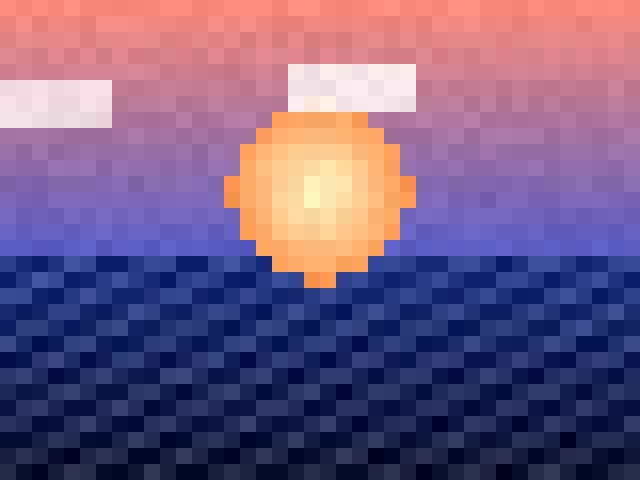
Frame 1 (no input)
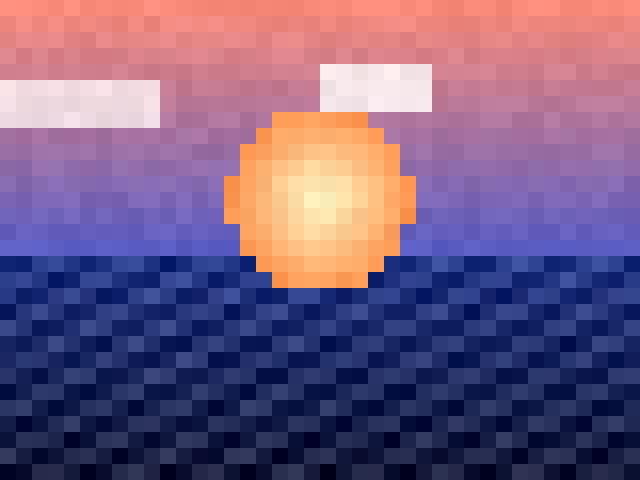
Frame 60 (no input)
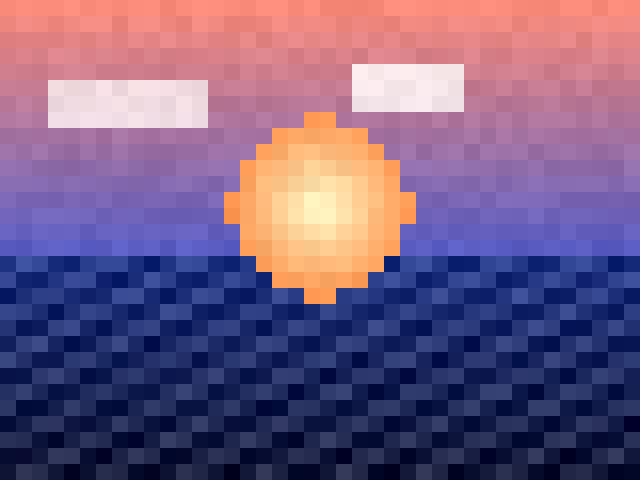
Frame 120 (the mouse pressed at the canvas centre since frame 60)

The p5.js sketch that drew these frames (run headless with seeded random() and noise() and a simulated clock; from frame 60 on, the mouse is pressed at the canvas centre):

// p5.js sketch
// ── sketch.js
// Pixel Sunset – animated version
// Fotoğraftan ilham alan, kodla üretilmiş piksel sahne
// Nevzat'ın proje sketch'i

let cellSize = 16; // kare büyüklüğü ne kadar büyükse o kadar "piksel" görünür
let cols, rows;
let t = 0;

function setup() {
  createCanvas(640, 480);
  noStroke();
  cols = ceil(width / cellSize);
  rows = ceil(height / cellSize);
}

function draw() {
  background(0);
  t += 0.01;

  // Güneşin konumu (hafif yukarı aşağı animasyon)
  let sunX = width * 0.5;
  let sunY = height * 0.4 + sin(t * 0.7) * 20;
  let sunR = 90;

  // Bulutların x konumları (sağa doğru kayıyorlar)
  let cloud1x = (width * 0.2 + t * 80) % (width + 200) - 100;
  let cloud2x = (width * 0.7 + t * 50) % (width + 200) - 100;
  let cloud1y = height * 0.23;
  let cloud2y = height * 0.18;

  let horizonY = height * 0.55;

  for (let j = 0; j < rows; j++) {
    for (let i = 0; i < cols; i++) {
      let x = i * cellSize;
      let y = j * cellSize;
      let cx = x + cellSize / 2;
      let cy = y + cellSize / 2;
      let baseCol;

      // Gökyüzü mü deniz mi
      if (cy < horizonY) {
        // Gökyüzü için dikey gradient
        let amt = cy / horizonY;
        let topColor = color(255, 140, 120);   // ufka yakın turuncu / pembe
        let bottomColor = color(80, 90, 200);  // üst taraf daha soğuk mor-mavi
        baseCol = lerpColor(topColor, bottomColor, amt);
      } else {
        // Deniz için gradient
        let amt = (cy - horizonY) / (height - horizonY);
        let topSea = color(20, 40, 120);
        let deepSea = color(5, 10, 40);
        baseCol = lerpColor(topSea, deepSea, amt);

        // Dalgalar için hafif parlama
        let wave = sin(cx * 0.08 + t * 3 + cy * 0.15);
        let waveBoost = map(wave, -1, 1, -10, 40);
        baseCol = brighten(baseCol, waveBoost);
      }

      // Güneşin piksel formu
      let d = dist(cx, cy, sunX, sunY);
      if (d < sunR) {
        let sunAmt = d / sunR;
        let inner = color(255, 250, 200);
        let outer = color(255, 150, 80);
        baseCol = lerpColor(inner, outer, sunAmt);
      }

      // Bulut 1
      if (
        cy < horizonY &&
        cx > cloud1x - 80 && cx < cloud1x + 80 &&
        cy > cloud1y - 25 && cy < cloud1y + 25
      ) {
        let cloudBase = color(255, 245, 245);
        baseCol = lerpColor(baseCol, cloudBase, 0.8);
      }

      // Bulut 2
      if (
        cy < horizonY &&
        cx > cloud2x - 60 && cx < cloud2x + 60 &&
        cy > cloud2y - 20 && cy < cloud2y + 20
      ) {
        let cloudBase = color(255, 250, 250);
        baseCol = lerpColor(baseCol, cloudBase, 0.85);
      }

      // Hafif rastgelelik ile daha organik piksel görünümü
      let noiseJitter = random(-8, 8);
      baseCol = brighten(baseCol, noiseJitter);

      fill(baseCol);
      rect(x, y, cellSize, cellSize);
    }
  }
}

// Rengi güvenli şekilde aydınlatan helper fonksiyon
function brighten(col, amt) {
  let r = constrain(red(col) + amt, 0, 255);
  let g = constrain(green(col) + amt, 0, 255);
  let b = constrain(blue(col) + amt, 0, 255);
  return color(r, g, b);
}
